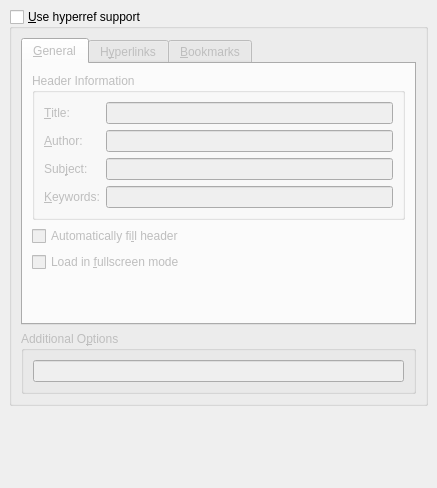
<?xml version="1.0" encoding="UTF-8"?>
<ui version="4.0">
 <class>PDFSupportUi</class>
 <widget class="QWidget" name="PDFSupportUi">
  <property name="geometry">
   <rect>
    <x>0</x>
    <y>0</y>
    <width>437</width>
    <height>488</height>
   </rect>
  </property>
  <property name="windowTitle">
   <string>Form</string>
  </property>
  <layout class="QGridLayout">
   <property name="leftMargin">
    <number>9</number>
   </property>
   <property name="topMargin">
    <number>9</number>
   </property>
   <property name="rightMargin">
    <number>9</number>
   </property>
   <property name="bottomMargin">
    <number>9</number>
   </property>
   <property name="spacing">
    <number>6</number>
   </property>
   <item row="0" column="0">
    <widget class="QGroupBox" name="use_hyperrefGB">
     <property name="focusPolicy">
      <enum>Qt::StrongFocus</enum>
     </property>
     <property name="title">
      <string>&amp;Use hyperref support</string>
     </property>
     <property name="flat">
      <bool>true</bool>
     </property>
     <property name="checkable">
      <bool>true</bool>
     </property>
     <property name="checked">
      <bool>false</bool>
     </property>
     <layout class="QGridLayout">
      <property name="leftMargin">
       <number>9</number>
      </property>
      <property name="topMargin">
       <number>9</number>
      </property>
      <property name="rightMargin">
       <number>9</number>
      </property>
      <property name="bottomMargin">
       <number>9</number>
      </property>
      <property name="spacing">
       <number>6</number>
      </property>
      <item row="0" column="0">
       <widget class="QTabWidget" name="tabWidget">
        <property name="currentIndex">
         <number>0</number>
        </property>
        <widget class="QWidget" name="tab">
         <attribute name="title">
          <string>&amp;General</string>
         </attribute>
         <layout class="QGridLayout">
          <property name="leftMargin">
           <number>9</number>
          </property>
          <property name="topMargin">
           <number>9</number>
          </property>
          <property name="rightMargin">
           <number>9</number>
          </property>
          <property name="bottomMargin">
           <number>9</number>
          </property>
          <property name="spacing">
           <number>6</number>
          </property>
          <item row="2" column="0">
           <spacer>
            <property name="orientation">
             <enum>Qt::Vertical</enum>
            </property>
            <property name="sizeHint" stdset="0">
             <size>
              <width>20</width>
              <height>40</height>
             </size>
            </property>
           </spacer>
          </item>
          <item row="1" column="1">
           <spacer>
            <property name="orientation">
             <enum>Qt::Horizontal</enum>
            </property>
            <property name="sizeHint" stdset="0">
             <size>
              <width>181</width>
              <height>41</height>
             </size>
            </property>
           </spacer>
          </item>
          <item row="0" column="0" colspan="2">
           <widget class="QGroupBox" name="groupBox_2">
            <property name="title">
             <string>Header Information</string>
            </property>
            <property name="flat">
             <bool>true</bool>
            </property>
            <layout class="QGridLayout">
             <property name="leftMargin">
              <number>9</number>
             </property>
             <property name="spacing">
              <number>6</number>
             </property>
             <item row="0" column="0">
              <widget class="QLabel" name="titleL">
               <property name="text">
                <string>&amp;Title:</string>
               </property>
               <property name="buddy">
                <cstring>titleLE</cstring>
               </property>
              </widget>
             </item>
             <item row="0" column="1">
              <widget class="QLineEdit" name="titleLE"/>
             </item>
             <item row="1" column="0">
              <widget class="QLabel" name="authorL">
               <property name="text">
                <string>&amp;Author:</string>
               </property>
               <property name="buddy">
                <cstring>authorLE</cstring>
               </property>
              </widget>
             </item>
             <item row="1" column="1">
              <widget class="QLineEdit" name="authorLE"/>
             </item>
             <item row="2" column="0">
              <widget class="QLabel" name="subjectL">
               <property name="text">
                <string>Sub&amp;ject:</string>
               </property>
               <property name="buddy">
                <cstring>subjectLE</cstring>
               </property>
              </widget>
             </item>
             <item row="2" column="1">
              <widget class="QLineEdit" name="subjectLE"/>
             </item>
             <item row="3" column="0">
              <widget class="QLabel" name="keywordsL">
               <property name="text">
                <string>&amp;Keywords:</string>
               </property>
               <property name="buddy">
                <cstring>keywordsLE</cstring>
               </property>
              </widget>
             </item>
             <item row="3" column="1">
              <widget class="QLineEdit" name="keywordsLE"/>
             </item>
            </layout>
           </widget>
          </item>
          <item row="1" column="0">
           <layout class="QVBoxLayout">
            <property name="spacing">
             <number>6</number>
            </property>
            <property name="leftMargin">
             <number>0</number>
            </property>
            <property name="topMargin">
             <number>0</number>
            </property>
            <property name="rightMargin">
             <number>0</number>
            </property>
            <property name="bottomMargin">
             <number>0</number>
            </property>
            <item>
             <widget class="QCheckBox" name="pdfusetitleCB">
              <property name="toolTip">
               <string>If not stated explicitly, fill title and author from appropriate environments</string>
              </property>
              <property name="text">
               <string>Automatically fi&amp;ll header</string>
              </property>
             </widget>
            </item>
            <item>
             <widget class="QCheckBox" name="fullscreenCB">
              <property name="toolTip">
               <string>Enable fullscreen PDF presentation</string>
              </property>
              <property name="text">
               <string>Load in &amp;fullscreen mode</string>
              </property>
             </widget>
            </item>
           </layout>
          </item>
         </layout>
        </widget>
        <widget class="QWidget" name="tab_2">
         <attribute name="title">
          <string>H&amp;yperlinks</string>
         </attribute>
         <layout class="QGridLayout">
          <property name="leftMargin">
           <number>9</number>
          </property>
          <property name="topMargin">
           <number>9</number>
          </property>
          <property name="rightMargin">
           <number>9</number>
          </property>
          <property name="bottomMargin">
           <number>9</number>
          </property>
          <property name="spacing">
           <number>6</number>
          </property>
          <item row="1" column="0">
           <spacer>
            <property name="orientation">
             <enum>Qt::Vertical</enum>
            </property>
            <property name="sizeHint" stdset="0">
             <size>
              <width>20</width>
              <height>40</height>
             </size>
            </property>
           </spacer>
          </item>
          <item row="0" column="0">
           <layout class="QVBoxLayout">
            <property name="spacing">
             <number>6</number>
            </property>
            <property name="leftMargin">
             <number>0</number>
            </property>
            <property name="topMargin">
             <number>0</number>
            </property>
            <property name="rightMargin">
             <number>0</number>
            </property>
            <property name="bottomMargin">
             <number>0</number>
            </property>
            <item>
             <widget class="QCheckBox" name="breaklinksCB">
              <property name="toolTip">
               <string>Allows link text to break across lines.</string>
              </property>
              <property name="text">
               <string>B&amp;reak links over lines</string>
              </property>
             </widget>
            </item>
            <item>
             <widget class="QCheckBox" name="pdfborderCB">
              <property name="text">
               <string>No &amp;frames around links</string>
              </property>
              <property name="tristate">
               <bool>false</bool>
              </property>
             </widget>
            </item>
            <item>
             <widget class="QCheckBox" name="colorlinksCB">
              <property name="text">
               <string>C&amp;olor links</string>
              </property>
             </widget>
            </item>
            <item>
             <widget class="QLabel" name="label">
              <property name="toolTip">
               <string>Bibliographical backreferences</string>
              </property>
              <property name="text">
               <string>B&amp;ackreferences:</string>
              </property>
              <property name="buddy">
               <cstring>backrefCO</cstring>
              </property>
             </widget>
            </item>
            <item>
             <widget class="QComboBox" name="backrefCO"/>
            </item>
           </layout>
          </item>
          <item row="0" column="1">
           <spacer>
            <property name="orientation">
             <enum>Qt::Horizontal</enum>
            </property>
            <property name="sizeHint" stdset="0">
             <size>
              <width>151</width>
              <height>20</height>
             </size>
            </property>
           </spacer>
          </item>
         </layout>
        </widget>
        <widget class="QWidget" name="tab_3">
         <attribute name="title">
          <string>&amp;Bookmarks</string>
         </attribute>
         <layout class="QGridLayout">
          <property name="leftMargin">
           <number>9</number>
          </property>
          <property name="topMargin">
           <number>9</number>
          </property>
          <property name="rightMargin">
           <number>9</number>
          </property>
          <property name="bottomMargin">
           <number>9</number>
          </property>
          <property name="spacing">
           <number>6</number>
          </property>
          <item row="0" column="0">
           <widget class="QGroupBox" name="bookmarksGB">
            <property name="title">
             <string>G&amp;enerate bookmarks (toc)</string>
            </property>
            <property name="flat">
             <bool>true</bool>
            </property>
            <property name="checkable">
             <bool>true</bool>
            </property>
            <property name="checked">
             <bool>true</bool>
            </property>
            <layout class="QGridLayout">
             <property name="leftMargin">
              <number>9</number>
             </property>
             <property name="topMargin">
              <number>9</number>
             </property>
             <property name="rightMargin">
              <number>9</number>
             </property>
             <property name="bottomMargin">
              <number>9</number>
             </property>
             <property name="spacing">
              <number>6</number>
             </property>
             <item row="0" column="0" colspan="2">
              <widget class="QCheckBox" name="bookmarksnumberedCB">
               <property name="text">
                <string>&amp;Numbered bookmarks</string>
               </property>
              </widget>
             </item>
             <item row="1" column="0">
              <widget class="QCheckBox" name="bookmarksopenGB">
               <property name="text">
                <string>&amp;Open bookmark tree</string>
               </property>
              </widget>
             </item>
             <item row="2" column="0">
              <layout class="QHBoxLayout">
               <property name="spacing">
                <number>6</number>
               </property>
               <property name="leftMargin">
                <number>0</number>
               </property>
               <property name="topMargin">
                <number>0</number>
               </property>
               <property name="rightMargin">
                <number>0</number>
               </property>
               <property name="bottomMargin">
                <number>0</number>
               </property>
               <item>
                <widget class="QLabel" name="bookmarksopenlevelLA">
                 <property name="text">
                  <string>&amp;Level:</string>
                 </property>
                 <property name="buddy">
                  <cstring>bookmarksopenlevelSB</cstring>
                 </property>
                </widget>
               </item>
               <item>
                <widget class="QSpinBox" name="bookmarksopenlevelSB">
                 <property name="toolTip">
                  <string>Number of levels</string>
                 </property>
                </widget>
               </item>
              </layout>
             </item>
             <item row="2" column="1">
              <spacer>
               <property name="orientation">
                <enum>Qt::Horizontal</enum>
               </property>
               <property name="sizeHint" stdset="0">
                <size>
                 <width>40</width>
                 <height>20</height>
                </size>
               </property>
              </spacer>
             </item>
            </layout>
           </widget>
          </item>
          <item row="1" column="0">
           <spacer>
            <property name="orientation">
             <enum>Qt::Vertical</enum>
            </property>
            <property name="sizeHint" stdset="0">
             <size>
              <width>20</width>
              <height>40</height>
             </size>
            </property>
           </spacer>
          </item>
         </layout>
        </widget>
       </widget>
      </item>
      <item row="1" column="0">
       <widget class="QGroupBox" name="groupBox_3">
        <property name="title">
         <string>Additional O&amp;ptions</string>
        </property>
        <property name="flat">
         <bool>true</bool>
        </property>
        <property name="checkable">
         <bool>false</bool>
        </property>
        <property name="checked">
         <bool>false</bool>
        </property>
        <layout class="QGridLayout">
         <property name="leftMargin">
          <number>9</number>
         </property>
         <property name="topMargin">
          <number>9</number>
         </property>
         <property name="rightMargin">
          <number>9</number>
         </property>
         <property name="bottomMargin">
          <number>9</number>
         </property>
         <property name="spacing">
          <number>6</number>
         </property>
         <item row="0" column="0">
          <widget class="QLineEdit" name="optionsLE">
           <property name="sizePolicy">
            <sizepolicy hsizetype="Expanding" vsizetype="Fixed">
             <horstretch>0</horstretch>
             <verstretch>0</verstretch>
            </sizepolicy>
           </property>
           <property name="toolTip">
            <string>e.g.: pdfstartview=XYZ, plainpages=false, pdfpagelabels</string>
           </property>
          </widget>
         </item>
        </layout>
       </widget>
      </item>
     </layout>
    </widget>
   </item>
   <item row="1" column="0">
    <spacer>
     <property name="orientation">
      <enum>Qt::Vertical</enum>
     </property>
     <property name="sizeHint" stdset="0">
      <size>
       <width>402</width>
       <height>16</height>
      </size>
     </property>
    </spacer>
   </item>
  </layout>
 </widget>
 <resources/>
 <connections/>
</ui>
